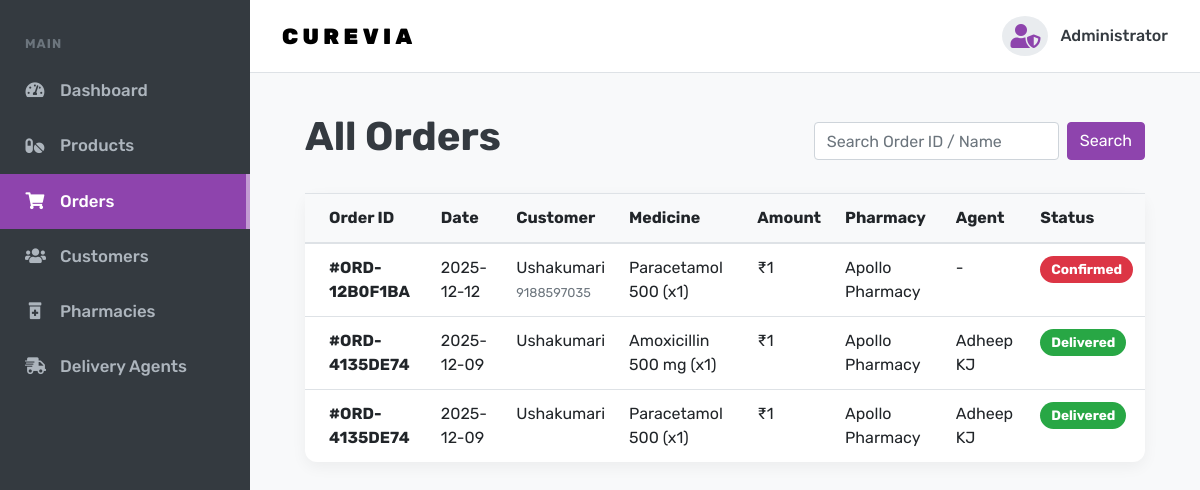
The page /admin_orders/ on the database its author committed.
### myapp/models.py (models this page shows, shortened)
class Order(models.Model):
    medicine = models.ForeignKey(Medicine, on_delete=models.CASCADE)
    user = models.ForeignKey(Register, on_delete=models.CASCADE)
    fname = models.CharField(max_length=100)
    lname = models.CharField(max_length=100, blank=True, null=True)
    phone = models.CharField(max_length=20)
    email = models.EmailField(blank=True, null=True)
    address = models.TextField()
    state = models.CharField(max_length=100, blank=True, null=True)
    country = models.CharField(max_length=100, blank=True, null=True)
    zip = models.CharField(max_length=20)
    quantity = models.PositiveIntegerField()
    notes = models.TextField(blank=True, null=True)
    created_at = models.DateTimeField(auto_now_add=True)
    status = models.CharField(max_length=50, default='Pending')
    assigned_pharmacy = models.ForeignKey(Pharmacy, on_delete=models.SET_NULL, null=True, blank=True)
    processed_by_name = models.CharField(max_length=100, blank=True, null=True)
    assigned_agent = models.ForeignKey(DeliveryAgent, on_delete=models.SET_NULL, null=True, blank=True)
    order_group_id = models.CharField(max_length=100, blank=True, null=True)
    payment_mode = models.CharField(max_length=50, default="COD")

class Medicine(models.Model):
    name = models.CharField(max_length=100)
    category = models.ForeignKey(Category, on_delete=models.CASCADE, related_name='medicines')
    purpose = models.CharField(max_length=100, blank=True, null=True)
    description = models.TextField(blank=True, null=True)
    price = models.DecimalField(max_digits=10, decimal_places=2)
    quantity = models.PositiveIntegerField()
    rx_required = models.BooleanField(default=False)
    expiry_date = models.DateField()
    image = models.ImageField(upload_to='medicines/', blank=True, null=True)
    added_by_pharmacy = models.ForeignKey(Pharmacy, on_delete=models.CASCADE, related_name='added_medicines', null=True,
                                          blank=True)
    added_on = models.DateTimeField(auto_now_add=True)
    updated_on = models.DateTimeField(auto_now=True)
    is_popular = models.BooleanField(default=False)

class Pharmacy(models.Model):
    name = models.CharField(max_length=100)
    location = models.CharField(max_length=100)
    address = models.TextField()
    contact = models.CharField(max_length=20)
    service_pincodes = models.TextField(help_text="Enter pincodes separated by comma", default="")
    is_active = models.BooleanField(default=True)
    email = models.EmailField(unique=True, null=True, blank=True)
    password = models.CharField(max_length=100, null=True, blank=True)
    rights = models.CharField(max_length=100, default="pharmacy")

class DeliveryAgent(models.Model):
    name = models.CharField(max_length=100)
    phone = models.CharField(max_length=20)
    email = models.EmailField()
    is_available = models.BooleanField(default=True)
    current_location = models.CharField(max_length=100, default="Headquarters")
    password = models.CharField(max_length=100)
    rights = models.CharField(max_length=100, default="delivery")

### myapp/views.py (the view)
# urls.py: path('admin_orders/', views.admin_orders, name='admin_orders'),
@never_cache
def admin_orders(request):
    orders = Order.objects.all().order_by('-created_at')
    query = request.GET.get('q')
    if query:
        orders = orders.filter(
            Q(order_group_id__icontains=query) |
            Q(fname__icontains=query)
        )
    context = {
        'orders': orders,
        'query': query
    }
    return render(request, "admin/admin_orders.html", context)

### myapp/templates/admin/admin_orders.html (shortened to what this page needs)
<!DOCTYPE html>
<html lang="en">
<head>
  <link rel="stylesheet" href="https://cdnjs.cloudflare.com/ajax/libs/font-awesome/5.15.3/css/all.min.css">
  <link rel="stylesheet" href="https://stackpath.bootstrapcdn.com/bootstrap/4.5.2/css/bootstrap.min.css">
</head>
<body>
<div class="site-wrap">
    <div class="sidebar">
      <nav class="nav flex-column">
        <div class="sidebar-heading">Main</div>
        <a href="/adminp/" class="nav-link"><i class="fas fa-tachometer-alt"></i> Dashboard</a>
        <a href="/admin_products/" class="nav-link"><i class="fas fa-pills"></i> Products</a>
        <a href="/admin_orders/" class="nav-link active"><i class="fas fa-shopping-cart"></i> Orders</a>
        <a href="/customer/" class="nav-link"><i class="fas fa-users"></i> Customers</a>
        <a href="/pharmacies/" class="nav-link"><i class="fas fa-prescription-bottle-alt"></i> Pharmacies</a>
        <a href="/delivery_agents/" class="nav-link"><i class="fas fa-shipping-fast"></i> Delivery Agents</a>
      </nav>
    </div>
    <div class="main-content">
      <header class="admin-navbar">
        <div class="logo"><a href="#">CureVia</a></div>
        <div class="admin-profile"><i class="fas fa-user-shield"></i><span>Administrator</span></div>
      </header>
      <main class="page-content">
        <div class="container-fluid">
          <div class="d-flex justify-content-between align-items-center mb-4">
              <h1 style="font-weight: 700;">All Orders</h1>
              <form action="" method="GET" class="form-inline">
                  <input type="text" name="q" class="form-control mr-2" placeholder="Search Order ID / Name" value="{{ query|default:'' }}">
                  <button type="submit" class="btn btn-primary">Search</button>
              </form>
          </div>
          <div class="card">
            <div class="card-body p-0">
              <div class="table-responsive">
                <table class="table table-hover mb-0">
                  <thead class="bg-light">
                    <tr>
                      <th class="pl-4">Order ID</th>
                      <th>Date</th>
                      <th>Customer</th>
                      <th>Medicine</th>
                      <th>Amount</th>
                      <th>Pharmacy</th>
                      <th>Agent</th>
                      <th>Status</th>
                    </tr>
                  </thead>
                  <tbody>
                    {% for order in orders %}
                    <tr>
                      <td class="pl-4 font-weight-bold">#{{ order.order_group_id|default:order.id }}</td>
                      <td>{{ order.created_at|date:"Y-m-d" }}</td>
                      <td>{{ order.fname }}<br><small class="text-muted">{{ order.phone }}</small></td>
                      <td>{{ order.medicine.name }} (x{{ order.quantity }})</td>
                      <td>₹{{ order.quantity }}</td>
                      <td>{% if order.assigned_pharmacy %}{{ order.assigned_pharmacy.name }}{% else %}-{% endif %}</td>
                      <td>{% if order.assigned_agent %}{{ order.assigned_agent.name }}{% else %}-{% endif %}</td>
                      <td>
                        <span class="badge
                            {% if 'Pending' in order.status %}badge-Pending
                            {% elif 'Packed' in order.status %}badge-Packed
                            {% elif 'Out' in order.status %}badge-Out
                            {% elif 'Delivered' in order.status %}badge-Delivered
                            {% else %}badge-Rejected{% endif %}">
                            {{ order.status }}
                        </span>
                      </td>
                    </tr>
                    {% empty %}
                    <tr><td colspan="8" class="text-center py-5">No orders found.</td></tr>
                    {% endfor %}
                  </tbody>
                </table>
              </div>
            </div>
          </div>
        </div>
      </main>
    </div>
</div>
</body>
</html>

### myapp/templates/admin/admin_orders.html (style rules this page uses)
body { font-family: 'Rubik', sans-serif; background-color: #f8f9fa; color: #343a40; }
.site-wrap { display: flex; min-height: 100vh; }
.main-content { margin-left: 250px; width: calc(100% - 250px); padding: 0; }
.sidebar { width: 250px; position: fixed; top: 0; left: 0; height: 100%; background-color: #343a40; z-index: 1000; }
.sidebar .nav { padding-top: 1.5rem; }
.sidebar a.nav-link { padding: 15px 25px; text-decoration: none; font-size: 1.05rem; font-weight: 500; color: #adb5bd; display: flex; align-items: center; transition: all 0.2s ease-in-out; }
.sidebar a.nav-link i { margin-right: 15px; width: 20px; text-align: center; }
.sidebar a.nav-link.active { background-color: #8e44ad; color: #ffffff; border-right: 4px solid #c39bd3; }
.sidebar .sidebar-heading { padding: 10px 25px; font-size: 0.8rem; font-weight: 700; color: #6c757d; text-transform: uppercase; letter-spacing: .08em; }
.admin-navbar { background-color: #fff; border-bottom: 1px solid #dee2e6; padding: 1rem 2rem; display: flex; justify-content: space-between; align-items: center; }
.admin-navbar .logo a { font-family: 'Rubik', sans-serif; text-transform: uppercase; letter-spacing: .2em; font-size: 22px; font-weight: 900; color: #000000; text-decoration: none; }
.admin-navbar .admin-profile { display: flex; align-items: center; font-weight: 500; color: #343a40; }
.admin-navbar .admin-profile i { font-size: 1.5rem; color: #8e44ad; margin-right: 12px; background-color: #e9ecef; padding: 8px; border-radius: 50%; }
.page-content { padding: 2.5rem; }
.card { border: none; border-radius: 12px; box-shadow: 0 5px 15px rgba(0,0,0,0.05); }
.badge { font-size: 0.85rem; padding: 0.5em 0.8em; border-radius: 15px; }
.badge-Delivered { background: #28a745; color: white; }
.badge-Rejected { background: #dc3545; color: white; }
.btn-primary { background-color: #8e44ad; border-color: #8e44ad; }

### rows shown on the page
Order: order_group_id "ORD-12B0F1BA", created_at "2025-12-12", fname "Ushakumari", phone "9188597035", medicine.name "Paracetamol 500", quantity "1", assigned_pharmacy.name "Apollo Pharmacy", status "Confirmed"
Order: order_group_id "ORD-4135DE74", created_at "2025-12-09", fname "Ushakumari", medicine.name "Amoxicillin 500 mg", quantity "1", assigned_pharmacy.name "Apollo Pharmacy", assigned_agent.name "Adheep KJ", status "Delivered"
Order: order_group_id "ORD-4135DE74", created_at "2025-12-09", fname "Ushakumari", medicine.name "Paracetamol 500", quantity "1", assigned_pharmacy.name "Apollo Pharmacy", assigned_agent.name "Adheep KJ", status "Delivered"
